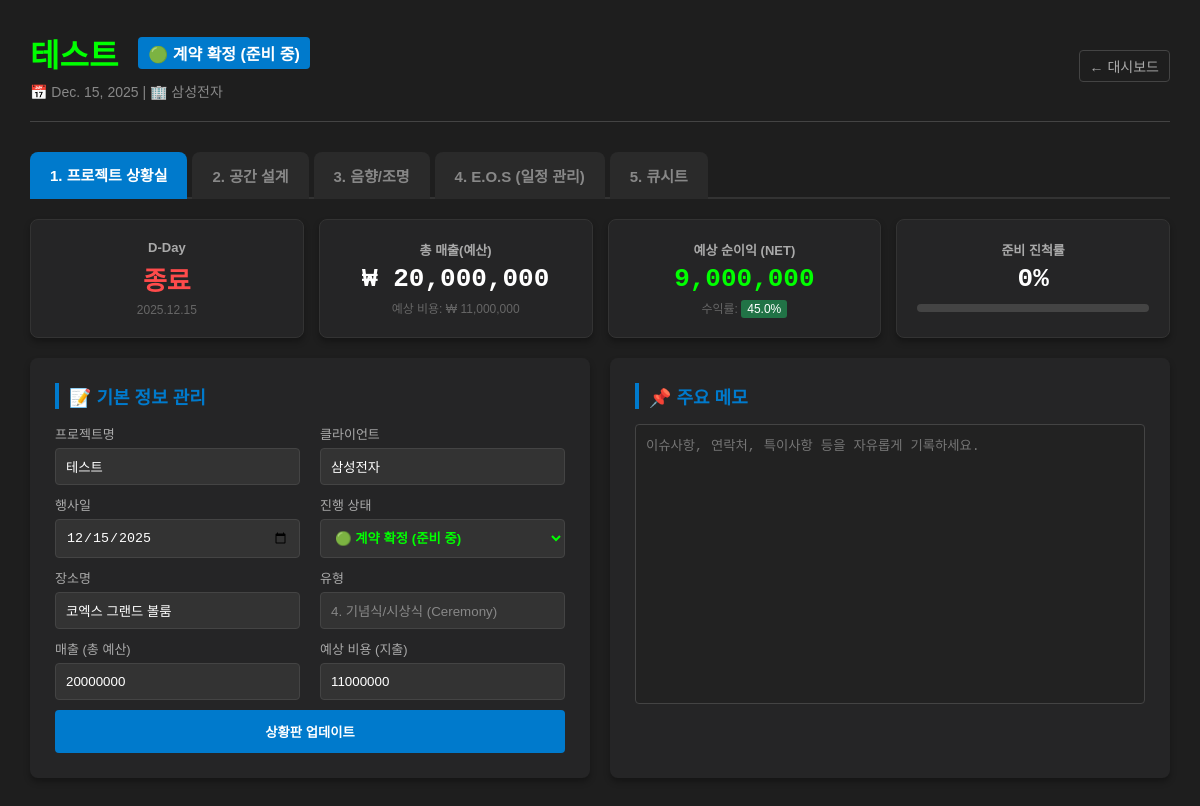
The page /event/12/ (signed in) on the database its author committed.
### main/models.py (models this page shows, shortened)
class Event(models.Model):
    author = models.ForeignKey(User, on_delete=models.CASCADE)
    title = models.CharField(max_length=200, verbose_name="프로젝트명")
    client_name = models.CharField(max_length=100, verbose_name="클라이언트(발주처)", default="", blank=True)
    venue_name = models.CharField(max_length=100, verbose_name="장소명", default="", blank=True)
    budget = models.IntegerField(default=0, verbose_name="총 예산(원)")
    expected_cost = models.IntegerField(default=0, verbose_name="예상 지출(비용)")
    status = models.CharField(max_length=20, choices=STATUS_CHOICES, default='inquiry', verbose_name="진행 상태")
    date = models.DateField(verbose_name="행사일")
    created_at = models.DateTimeField(auto_now_add=True)
    event_type = models.CharField(max_length=20, choices=TYPE_CHOICES_EVENT, default='event', verbose_name="행사 유형")
    venue_width = models.FloatField(default=20.0, verbose_name="공간 가로(m)")
    venue_depth = models.FloatField(default=40.0, verbose_name="공간 깊이(m)")
    venue_height = models.FloatField(default=5.0, verbose_name="천고(m)")
    has_stage = models.BooleanField(default=True, verbose_name="[장비] 무대 사용")
    stage_width = models.FloatField(default=14.4, verbose_name="무대 가로(m)")
    stage_depth = models.FloatField(default=4.8, verbose_name="무대 깊이(m)")
    stage_height = models.FloatField(default=0.9, verbose_name="무대 높이(m)")
    table_gap = models.FloatField(default=3.0, verbose_name="객석 간격(m)")
    seating_type = models.CharField(max_length=20, choices=SEATING_CHOICES, default='banquet', verbose_name="객석 배치 유형")
    has_virgin_road = models.BooleanField(default=False, verbose_name="버진로드 포함")
    has_foh = models.BooleanField(default=True, verbose_name="FOH(콘솔) 배치")
    has_sound = models.BooleanField(default=True, verbose_name="[장비] 음향 사용")
    has_lighting = models.BooleanField(default=True, verbose_name="[장비] 조명 사용")
    has_screen = models.BooleanField(default=False, verbose_name="[장비] 영상 사용")
    has_booth = models.BooleanField(default=False, verbose_name="[시설] 전시 부스")
    has_print = models.BooleanField(default=False, verbose_name="[제작] 인쇄물")

### main/views.py (the view, shortened to what this page needs)
# urls.py: path('event/<int:event_id>/', views.detail, name='detail'),
@login_required
def detail(request, event_id):
    event = get_object_or_404(Event, pk=event_id)
    if event.author != request.user:
        return HttpResponse("이 프로젝트를 볼 권한이 없습니다.", status=403)
    overview_form = EventOverviewForm(instance=event)
    space_form = EventSpaceForm(instance=event)
    cue_form = CueForm()
    task_form = TaskForm()
    today = date.today()
    d_day = (event.date - today).days
    total_tasks = event.tasks.count()
    done_tasks = event.tasks.filter(is_done=True).count()
    progress = int((done_tasks / total_tasks) * 100) if total_tasks > 0 else 0
    total_task_budget = event.tasks.aggregate(total=Sum('planned_budget'))['total'] or 0
    budget = event.budget if event.budget is not None else 0
    cost = total_task_budget
    profit = budget - cost
    try:
        profit_rate = round((profit / budget) * 100, 1) if budget > 0 else 0.0
    except (TypeError, ZeroDivisionError):
        profit_rate = 0.0
    fmt_budget = f"{budget:,}"
    fmt_cost = f"{cost:,}"
    fmt_profit = f"{profit:,}"
    phase_ordering = Case(
        When(task_category__in=['PLANNING', 'planning', 'admin'], then=Value(0)),
        When(task_category__in=['DESIGN', 'design'], then=Value(1)),
        When(task_category__in=['PREPARATION', 'preparation'], then=Value(2)),
        When(task_category__in=['EXECUTION', 'execution'], then=Value(3)),
        When(task_category__in=['CLOSING', 'settlement'], then=Value(4)),
        default=Value(99), # 기타 -> 맨 뒤
        output_field=IntegerField(),
    )
    tasks = event.tasks.all().annotate(order_rank=phase_ordering).order_by('order_rank', 'deadline')
    cues = event.cue_set.all().order_by('order')
    space_report = calculate_space(event)
    graph_space = draw_space(event)
    audio_report = calculate_audio(event)
    graph_audio = draw_audio(event, audio_report['specs'])
    l_engine = LightingEngine(event)
    light_patch, light_power, light_layout, gen_info = l_engine.get_patch_data()
    graph_light = draw_light(event, light_layout)
    return render(request, 'main/detail.html', {
        'event': event,
        'd_day': d_day,
        'progress': progress,
        'fmt_budget': fmt_budget,
        'fmt_cost': fmt_cost,
        'fmt_profit': fmt_profit,
        'profit_rate': profit_rate,
        'profit_raw': profit,
        'overview_form': overview_form,
        'space_form': space_form,
        'task_form': task_form,
        'form': cue_form,
        'tasks': tasks,
        'cues': cues,
        'space': space_report,
        'audio': audio_report,
        'light_patch': light_patch,
        'light_power': light_power,
        'gen_info': gen_info,
        'graph_space': graph_space,
        'graph_audio': graph_audio,
        'graph_light': graph_light
    })

### main/forms.py
class EventOverviewForm(forms.ModelForm):
    status = forms.ChoiceField(
        choices=STATUS_CHOICES,
        label='진행 상태',
        widget=forms.Select(attrs={'class': 'form-input', 'style': 'font-weight:bold; color:#00ff00;'})
    )
    class Meta:
        model = Event
        fields = ['title', 'client_name', 'venue_name', 'date', 'status', 'budget', 'expected_cost']
        labels = {
            'title': '프로젝트 명',
            'client_name': '클라이언트',
            'venue_name': '장소명',
            'date': '행사 날짜',
            'budget': '매출 (총 예산)',
            'expected_cost': '예상 지출',
        }
        widgets = {
            'title': forms.TextInput(attrs={'class': 'form-input'}),
            'client_name': forms.TextInput(attrs={'class': 'form-input'}),
            'venue_name': forms.TextInput(attrs={'class': 'form-input'}),
            'date': forms.DateInput(attrs={'class': 'form-input', 'type': 'date'}),
            'budget': forms.NumberInput(attrs={'class': 'form-input'}),
            'expected_cost': forms.NumberInput(attrs={'class': 'form-input', 'placeholder': '지출 예상액 입력'}),
        }

### main/calculators.py (called while the page is built)
def get_image():
    buf = io.BytesIO()
    plt.savefig(buf, format='png', bbox_inches='tight', facecolor='#252526')
    buf.seek(0)
    string = base64.b64encode(buf.read())
    uri = urllib.parse.quote(string)
    plt.close()
    return uri

def draw_light(event, layout):
    s_w, s_d = event.stage_width, event.stage_depth
    fig, ax = plt.subplots(figsize=(8, 6))
    ax.set_facecolor('#f0f0f0')
    ax.add_patch(patches.Rectangle((-s_w/2, -s_d/2), s_w, s_d, fill=False, edgecolor='black', lw=2))
    ax.plot([-s_w/2, s_w/2], [s_d/2-0.5, s_d/2-0.5], 'k--', alpha=0.3)
    ax.plot([-s_w/2, s_w/2], [-s_d/2-3.0, -s_d/2-3.0], 'k--', alpha=0.3)
    for item in layout:
        ax.scatter(item['x'], item['y'], c=item['color'], s=100, edgecolors='black', zorder=5)
    ax.set_xlim(-(s_w/2)-2, (s_w/2)+2)
    ax.set_ylim(-(s_d/2)-5, (s_d/2)+2)
    ax.set_title("조명 배치 플롯", color='white')
    ax.grid(True, alpha=0.2)
    ax.axis('off')
    return get_image()

### main/models.py (called while the page is built)
    def __str__(self):
        return self.name

### main/templates/main/detail.html (shortened to what this page needs)
{% load humanize %}
<!DOCTYPE html>
<html lang="ko">
<head>
</head>
<body>
    <div class="container">
        <div class="header">
            <div>
                <h1 class="event-title">
                    {{ event.title }}
                    <span class="badge badge-status" style="margin-left:10px; font-size:16px;">{{ event.get_status_display }}</span>
                </h1>
                <div class="event-meta">
                    📅 {{ event.date }} | 🏢 {{ event.client_name|default:"클라이언트 미정" }}
                </div>
            </div>
            <a href="{% url 'index' %}" class="btn-back">← 대시보드</a>
        </div>
        <div class="tab-menu">
            <button class="tab-btn active" onclick="openTab('tab1', this)">1. 프로젝트 상황실</button>
            <button class="tab-btn" onclick="openTab('tab2', this)">2. 공간 설계</button>
            <button class="tab-btn" onclick="openTab('tab3', this)">3. 음향/조명</button>
            <button class="tab-btn" onclick="openTab('tab4', this)">4. E.O.S (일정 관리)</button>
            <button class="tab-btn" onclick="openTab('tab5', this)">5. 큐시트</button>
        </div>
        <div id="tab1" class="tab-content active">
            <div class="grid-dashboard">
                <div class="dash-card">
                    <div class="dash-label">D-Day</div>
                    <div class="dash-value" style="color: {% if d_day < 7 %}#ff4b4b{% else %}white{% endif %};">
                        {% if d_day == 0 %} D-Day {% elif d_day > 0 %} D-{{ d_day }} {% else %} 종료 {% endif %}
                    </div>
                    <div class="dash-sub">{{ event.date|date:"Y.m.d" }}</div>
                </div>
                <div class="dash-card">
                    <div class="dash-label">총 매출(예산)</div>
                    <div class="dash-value">₩ {{ fmt_budget }}</div>
                    <div class="dash-sub">예상 비용: ₩ {{ fmt_cost }}</div>
                </div>
                <div class="dash-card">
                    <div class="dash-label">예상 순이익 (NET)</div>
                    <div class="dash-value" style="color: {% if profit_raw < 0 %}#ff4b4b{% else %}#00ff00{% endif %};">
                        {{ fmt_profit }}
                    </div>
                    <div class="dash-sub">
                        수익률: <span style="background: {% if profit_rate < 0 %}#ff4b4b{% else %}#217346{% endif %}; color:white; padding:2px 6px; border-radius:3px;">{{ profit_rate }}%</span>
                    </div>
                </div>
                <div class="dash-card">
                    <div class="dash-label">준비 진척률</div>
                    <div class="dash-value">{{ progress }}%</div>
                    <div class="progress-bg"><div class="progress-fill" style="width: {{ progress }}%;"></div></div>
                </div>
            </div>
            <div class="grid-2">
                <div class="box">
                    <div class="section-title">📝 기본 정보 관리</div>
                    <form method="post">
                        <div class="grid-2">
                            <div><label>프로젝트명</label>{{ overview_form.title }}</div>
                            <div><label>클라이언트</label>{{ overview_form.client_name }}</div>
                        </div>
                        <div class="grid-2" style="margin-top:10px;">
                            <div><label>행사일</label>{{ overview_form.date }}</div>
                            <div><label>진행 상태</label>{{ overview_form.status }}</div>
                        </div>
                        <div class="grid-2" style="margin-top:10px;">
                            <div><label>장소명</label>{{ overview_form.venue_name }}</div>
                            <div><label>유형</label><input type="text" value="{{ event.get_event_type_display }}" class="form-input" disabled style="color:#888;"></div>
                        </div>
                        <div class="grid-2" style="margin-top:10px;">
                            <div><label>매출 (총 예산)</label>{{ overview_form.budget }}</div>
                            <div><label>예상 비용 (지출)</label>{{ overview_form.expected_cost }}</div>
                        </div>
                        <button type="submit" class="btn-save">상황판 업데이트</button>
                    </form>
                </div>
                <div class="box">
                    <div class="section-title">📌 주요 메모</div>
                    <textarea class="form-input" style="height:280px; resize:none; background:#222;" placeholder="이슈사항, 연락처, 특이사항 등을 자유롭게 기록하세요."></textarea>
                </div>
            </div>
        </div>
    </div>
</body>
</html>

### main/templates/main/detail.html (style rules this page uses)
body { background-color: #1e1e1e; color: #e0e0e0; font-family: 'Suit', sans-serif; margin: 0; }
.container { max-width: 95%; margin: 0 auto; padding: 30px; }
.header { display: flex; justify-content: space-between; align-items: center; border-bottom: 1px solid #444; padding-bottom: 20px; margin-bottom: 30px; }
.event-title { font-size: 32px; font-weight: bold; color: #00ff00; margin: 0; display: flex; align-items: center; gap: 10px; }
.event-meta { color: #888; font-size: 14px; margin-top: 5px; }
.badge { font-size: 14px; padding: 4px 10px; border-radius: 4px; background: #444; color: #ccc; }
.badge-status { background: #007acc; color: white; }
.btn-back { color: #aaa; text-decoration: none; font-size: 14px; border: 1px solid #444; padding: 5px 10px; border-radius: 4px; transition: 0.3s; }
.tab-menu { display: flex; gap: 5px; margin-bottom: 20px; border-bottom: 2px solid #333; }
.tab-btn { padding: 12px 20px; background: #2a2a2a; border: none; color: #888; font-size: 15px; font-weight: bold; cursor: pointer; border-radius: 8px 8px 0 0; transition: 0.3s; margin-bottom: -2px; }
.tab-btn.active { background: #007acc; color: white; border-bottom: 2px solid #007acc; }
.tab-content { display: none; animation: fadeIn 0.3s; }
.tab-content.active { display: block; }
.grid-dashboard { display: grid; grid-template-columns: repeat(4, 1fr); gap: 15px; margin-bottom: 20px; }
.dash-card { background: #252526; padding: 20px; border-radius: 8px; text-align: center; box-shadow: 0 4px 6px rgba(0,0,0,0.3); border: 1px solid #333; }
.dash-label { color: #aaa; font-size: 13px; margin-bottom: 5px; font-weight: bold; }
.dash-value { font-size: 26px; font-weight: bold; color: white; font-family: 'Consolas', monospace; }
.dash-sub { font-size: 12px; color: #666; margin-top: 5px; }
.progress-bg { width: 100%; background: #444; height: 8px; border-radius: 4px; margin-top: 10px; overflow: hidden; }
.box { background-color: #252526; padding: 25px; border-radius: 8px; margin-bottom: 20px; box-shadow: 0 4px 6px rgba(0,0,0,0.3); }
.section-title { color: #007acc; font-size: 18px; font-weight: bold; margin-bottom: 15px; border-left: 4px solid #007acc; padding-left: 10px; }
.grid-2 { display: grid; grid-template-columns: 1fr 1fr; gap: 20px; }
label { display: block; color: #aaa; font-size: 13px; margin-bottom: 5px; }
.form-input { background: #333; border: 1px solid #444; color: white; padding: 10px; border-radius: 4px; width: 100%; box-sizing: border-box; }
.btn-save { background: #007acc; color: white; border: none; padding: 12px; border-radius: 4px; cursor: pointer; font-weight: bold; width: 100%; margin-top: 10px; transition: 0.3s; }

### rows shown on the page
Event: title "테스트", status "🟢 계약 확정 (준비 중)", date "Dec. 15, 2025", client_name "삼성전자", date "2025.12.15", date "12/15/2025", venue_name "코엑스 그랜드 볼룸", event_type "4. 기념식/시상식 (Ceremony)", budget "20000000", expected_cost "11000000"

### other values the page prints
{{ fmt_budget }} "20,000,000"
{{ fmt_cost }} "11,000,000"
{{ fmt_profit }} "9,000,000"
{{ profit_rate }} "45.0"
{{ progress }} "0"
